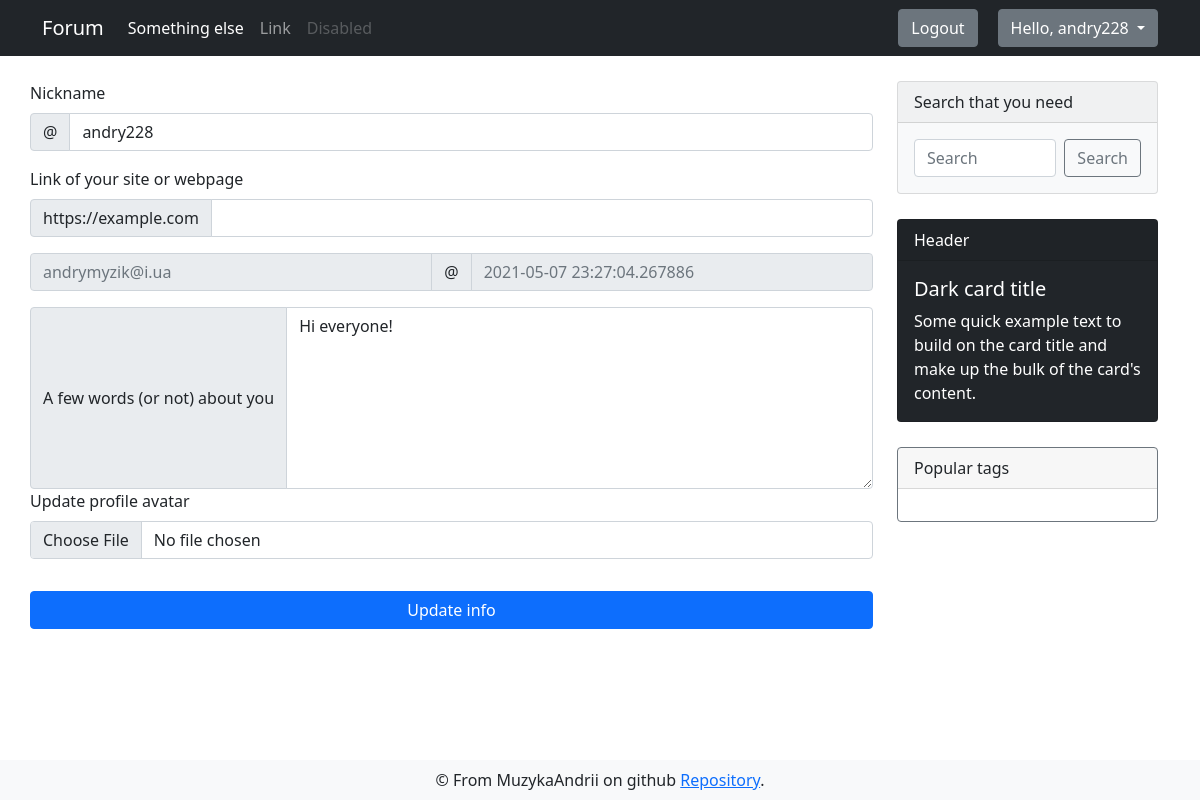
Before: /user/settings (signed in) with the older database file.
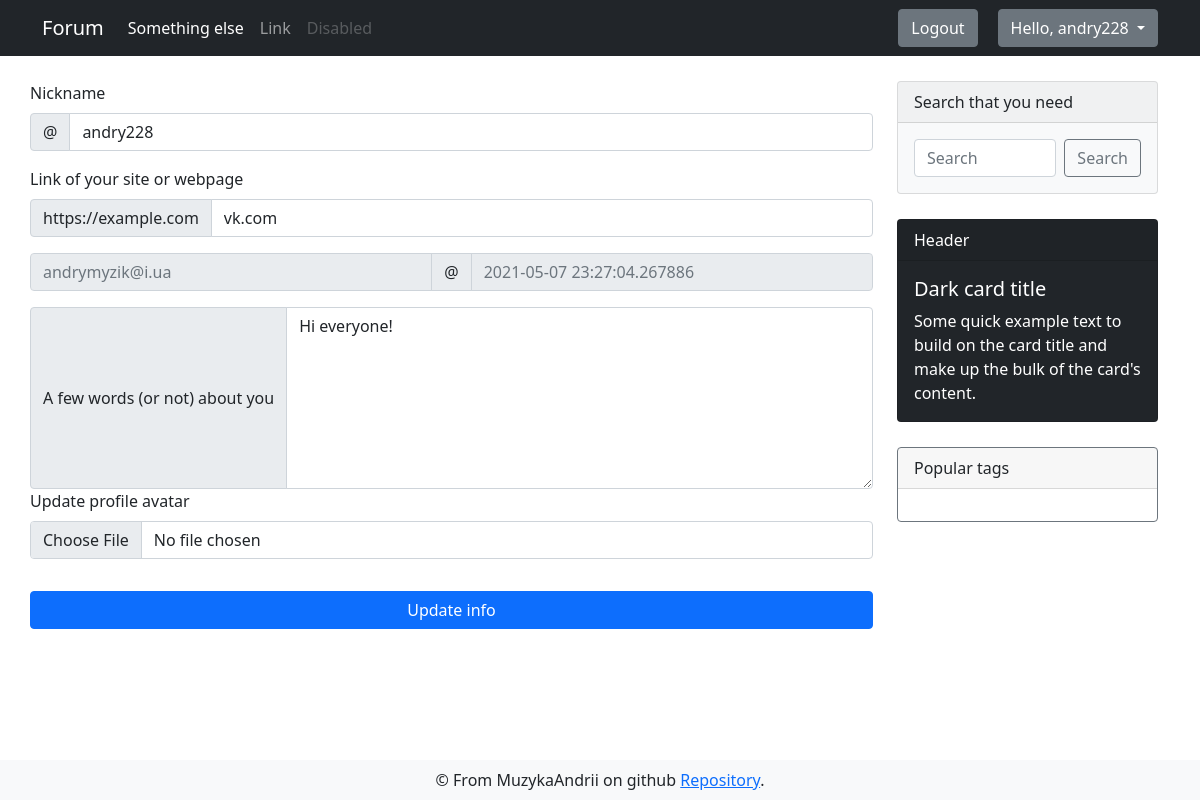
After: the same page with the newer database file.
### app/models.py (models this page shows, shortened)
class DbMixin(object):
    def save(self):
        db.session.add(self)
        db.session.commit()

class User(UserMixin, DbMixin, db.Model):
    id = db.Column(db.Integer, primary_key = True, autoincrement=True)
    nickname = db.Column(db.String(30), unique=True, nullable=False)
    email = db.Column(db.String(120), unique=True, nullable=False)
    password = db.Column(db.String(70), nullable=False)
    about = db.Column(db.Text, default='Hi everyone!')
    website = db.Column(db.String(120), unique=True)
    last_seen = db.Column(db.DateTime, default=dt.utcnow)
    created_discussions = db.relationship('Discussion', backref='creator', lazy='dynamic')
    created_comments = db.relationship('Comment', backref='creator', lazy='dynamic')
    avatars = db.relationship('Image', backref='owner', lazy='select')
    edit_requests = db.relationship('Edit_request', backref='editor', lazy='dynamic')

### app/views.py (the view)
@app.route('/user/settings', methods=['GET'])
@login_required
def user_settings():
    form = UpdateAccountForm()
    form.nickname.data = current_user.nickname
    form.website.data = current_user.website
    form.about.data = current_user.about
    email = current_user.email
    last_seen = current_user.last_seen
    return render_template('user_settings.html', form=form, email=email, last_seen=last_seen)

### app/forms.py
class UpdateAccountForm(FlaskForm):
    nickname = StringField('Nickname', validators=[DataRequired(message='This area is required'), Length(min=3, max=30, message='Nickname must be bigger than 3 and less than 30 characers')])
    about = TextAreaField('A few words (or not) about you', validators=[DataRequired(message='This area is required'), Length(min=3, max=1000, message='About section must be less than 1000 characters and bigger than 3')])
    website = StringField('Link of your site or webpage')
    image = FileField('Update profile avatar', validators=[FileAllowed(['jpg', 'png'])])
    submit = SubmitField('Update info')

### app/models.py (called while the page is built)
@login.user_loader
def user_loader(user_id):
    return User.query.get(int(user_id))

### app/templates/user_settings.html (shortened to what this page needs)
{% extends "layouts/base.html" %}
{% block content %}
<div class="container">
    <div class="row">
        <form enctype="multipart/form-data" method="POST" action="{{ url_for('update_user') }}" style="margin-top: 25px;"
            class="col-md-9 list-group list-group-numbered">
            {% from 'layouts/_render_form_errors.html' import render_form_errors %}
            <label for="site" class="form-label">{{ form.nickname.label }}</label>
            <div class="input-group mb-3">
                <span class="input-group-text" id="basic-addon1">@</span>
                <input name="{{ form.nickname.name }}" value='{{ form.nickname.data }}' id='site' type="text"
                    class="form-control" placeholder="Username" aria-label="Username" aria-describedby="basic-addon1">
            </div>
            <label for="basic-url" class="form-label">{{ form.website.label }}</label>
            <div class="input-group mb-3">
                <span class="input-group-text" id="basic-addon3">https://example.com</span>
                <input name="{{ form.website.name }}" value="{{ form.website.data }}" type="text" class="form-control"
                    id="basic-url" aria-describedby="basic-addon3">
            </div>
            <div class="input-group mb-3">
                <input disabled type="text" class="form-control" placeholder="{{ email }}" aria-label="Username">
                <span class="input-group-text">@</span>
                <input disabled type="text" class="form-control" placeholder="{{ last_seen }}" aria-label="Server">
            </div>
            <div class="input-group">
                <span class="input-group-text">{{ form.about.label }}</span>
                <textarea name="{{ form.about.name }}" rows='7' class="form-control" value="{{ form.about.data }}"
                    aria-label="With textarea">{{ form.about.data }}</textarea>
            </div>
            <div class="mb-3">
                <label for="formFile" class="form-label">{{ form.image.label }}</label>
                {{ form.image(class="form-control") }}
            </div>
            {{ form.submit(class="btn btn-primary input-group mt-3") }}
        </form>
        {% include 'layouts/sidebar.html' %}
    </div>
</div>
{% endblock %}

### app/templates/layouts/base.html (shortened to what this page needs)
<!doctype html>
<html>
<head>
  {% block head %}
  <link href="https://cdn.jsdelivr.net/npm/bootstrap@5.0.0/dist/css/bootstrap.min.css" rel="stylesheet"
>
  <link rel="stylesheet" type="text/css" href="{{ url_for('static',filename='css/style.css') }}">
  {% endblock %}
</head>
<body>
  <nav class="navbar navbar-expand-lg navbar-dark bg-dark">
    <div class="container">
      <a class="navbar-brand" href="{{ url_for('index') }}">Forum</a>
      <div class="collapse navbar-collapse" id="navbarSupportedContent">
        <ul class="navbar-nav me-auto mb-2 mb-lg-0">
          <li class="nav-item">
            <a class="nav-link active" aria-current="page" href="">Something else</a>
          </li>
          <li class="nav-item">
            <a class="nav-link" href="#">Link</a>
          </li>
          <li class="nav-item">
            <a class="nav-link disabled" href="#" tabindex="-1" aria-disabled="true">Disabled</a>
          </li>
        </ul>
        <form class="d-flex">
          {% if current_user.is_anonymous %}
          <a href="{{ url_for('auth.register') }}" type="button" class="btn login-btn btn-secondary">Register</a>
          <a href="{{ url_for('auth.login') }}" type="button" class="btn btn-secondary">Log in</a>
          {% else %}
          <a style="margin-right: 20px;" href="{{ url_for('auth.logout') }}" type="button"
            class="btn btn-secondary">Logout</a>
          <div class="dropdown">
            <button class="btn btn-secondary dropdown-toggle" type="button" id="dropdownMenuButton1" data-bs-toggle="dropdown" aria-expanded="false">
              Hello, {{ current_user.nickname }}
            </button>
          </div>
          {% endif %}
        </form>
      </div>
    </div>
  </nav>
  {% block content %}
  {% endblock %}
  {% block footer %}
  <footer class="navbar fixed-bottom navbar-light bg-light">
    <div class="container" style="justify-content: space-around;">
      <div class="footer-content">
        &copy; From MuzykaAndrii on github
        <a href="https://github.com/MuzykaAndrii/modern-flask-forum">Repository</a>.</div>
    </div>
  </footer>
  {% endblock %}
</body>
</html>

### app/templates/layouts/sidebar.html (shortened to what this page needs)
<div class="sidebar col-md-3">
    <div class="card text-dark bg-light mb-3" style="max-width: 18rem;">
        <div class="card-header">Search that you need</div>
        <div class="card-body d-flex">
            <input class="form-control me-2" type="search" placeholder="Search" aria-label="Search">
            <button class="btn btn-outline-secondary" type="submit">Search</button>
        </div>
    </div>
    <div class="card text-white bg-dark mb-3" style="max-width: 18rem;">
        <div class="card-header">Header</div>
        <div class="card-body">
            <h5 class="card-title">Dark card title</h5>
            <p class="card-text">Some quick example text to build on the card title and make up the bulk of the
                card's content.</p>
        </div>
    </div>
    <div class="card border-secondary mb-3" style="max-width: 18rem;">
        <div class="card-header">Popular tags</div>
        <div class="card-body text-secondary">
        </div>
    </div>
</div>

### app/static/css/style.css (style rules this page uses)
.card { margin: 25px 0; }

Changed rows visible on the page:
changed User "andry228": website (not shown) → "vk.com"
